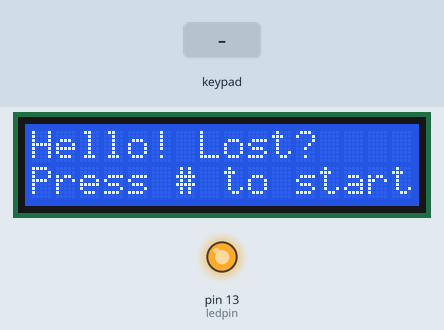
This sketch was run on a simulated Arduino Mega 2560, built with avr-gcc and run on an emulated ATmega2560. On the bench: 16×2 character LCD, output pins drawn as LEDs (lit = HIGH). Inputs (shaded band) come from the test bench. What the sketch prints to the serial monitor is not drawn.

Above: at 1.2 s.
1.3 s: key '#' pressed
At 2.5 s:
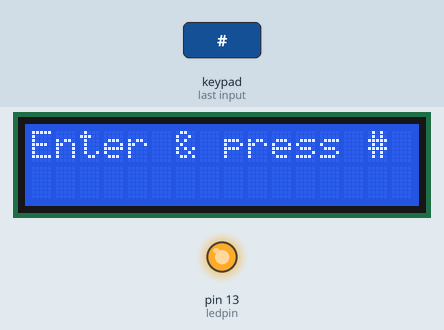
2.8 s: keypad keys 3 5 4 9 5 1 5 3 # pressed 0.4 s apart
At 7.4 s:
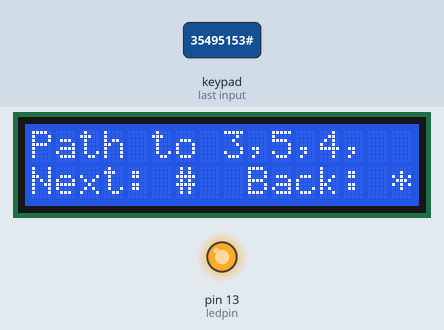
7.9 s: keypad keys 3 1 3 2 3 3 3 4 # pressed 0.4 s apart
At 11.4 s:
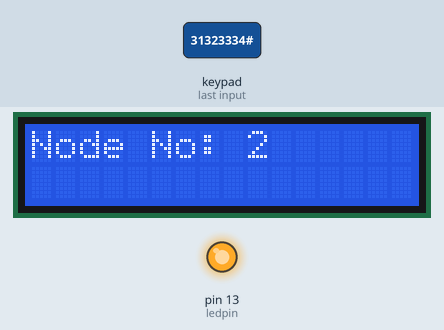
13.0 s: key '*' pressed
At 13.7 s:
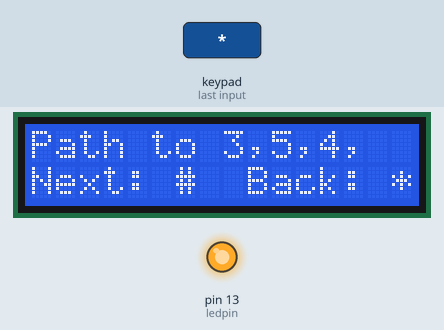
14.5 s: key 'D' pressed
At 15.0 s:
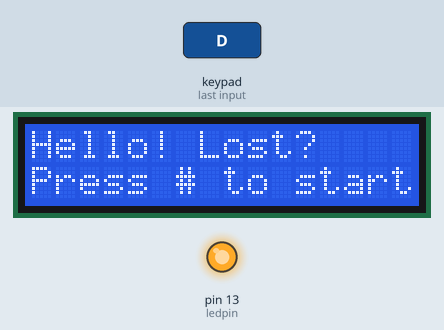
Timing chart, 0 to 17.0 s (numbered marks = the images above; inputs shaded):
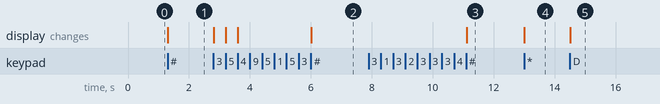

The sketch:

humanrouting.ino
```cpp
#include <Keypad.h>
#include <LiquidCrystal.h>

#define N 5
#define INF 0x7FFF

/*
 * Keyboard
 */
const byte ROWS = 4; // Four rows
const byte COLS = 4; // Three columns
// Define the Keymap
char keys[ROWS][COLS] = {
  {'1','2','3', 'A'},
  {'4','5','6', 'B'},
  {'7','8','9', 'C'},
  {'*','0','#', 'D'}
};
// Connect keypad ROW0, ROW1, ROW2 and ROW3 to these Arduino pins.
byte rowPins[ROWS] = { 35, 49, 51, 53 };
// Connect keypad COL0, COL1 and COL2 to these Arduino pins.
byte colPins[COLS] = { 31, 32, 33, 34 };

// 31, 32, 33, 34
// 35, 49, 51, 53

// Create the Keypad
Keypad kpd = Keypad( makeKeymap(keys), rowPins, colPins, ROWS, COLS );

#define ledpin 13

/*
 * LCD
 */
// initialize the library with the numbers of the interface pins
LiquidCrystal lcd(12, 11, 5, 4, 3, 2);

/*
 *  Our code
 *
 */
const int STATE_START = 0;
const int STATE_ENTER_DEST = 1;
const int STATE_SHOW_PATH = 2;

const int MAXDESTINATIONS = 4;
const int NODESCOUNT = 5;

int state = STATE_START;
int destinationsCount = 0;
int currentDestination = -1;
int destinations[MAXDESTINATIONS] = { -1, -1, -1 };

int pathCursor = -1;

int globalPath[N*N];
int globalPathCount = 0;

/**
 *
 *
 */

// alex function definitions
void getPath(int P[][N], int i, int j, int paths[], int k);    //, int paths[], int k
void node_compression(int dist[][N], int p[][N], int path[N], int paths[N][N][N], int compressed_nodes[][N], int nodes_of_interest[], int mapping_of_nodes[N], int nodes_of_interest_count);

// constantina function definitions
int finalizePath( int *minimum_path, int dist[N][N],int  ARRAY_SIZE, int id);
void swap(int *x, int *y);
void permute(int *a, int l, int r, int dist[N][N],int *minimum_distance, int *minimum_path, int ARRAY_SIZE, int id);


int CalculatePath(int id) {

  Serial.println("CalculatePath");

  // alex variables
  int dist[N][N];  // For some N
  int p[N][N];
  int path[N];
  int paths[N][N][N];
  int compressed_nodes[N][N];
  int i, j, k;
  int nodes_of_interest[N];
  int mapping_of_nodes[N];
  int nodes_of_interest_count;
  int final_path[N*N];

  // constantinas variables
  int min_dist= INF;
  int minimum_path[N];

  // NODES OF INTEREST
  for (i = 0; i < N; ++i) {
    nodes_of_interest[i] = 0;
    mapping_of_nodes[i] = -1;
  }

  // alex main
  nodes_of_interest_count = destinationsCount + 1;

  nodes_of_interest[id] = 1;

  for (int d = 0; d < destinationsCount; d++) {
      nodes_of_interest[destinations[d]] = 1;
  }

  /*nodes_of_interest[0] = 1;
  nodes_of_interest[1] = 0;
  nodes_of_interest[2] = 1;
  nodes_of_interest[3] = 1;
  nodes_of_interest[4] = 1;*/

  mapping_of_nodes[0] = id;

  for (int d = 0; d < destinationsCount; d++) {
      mapping_of_nodes[d + 1] = destinations[d];
  }


  /*
  mapping_of_nodes[0] = 0;
  mapping_of_nodes[1] = 2;
  mapping_of_nodes[2] = 3;
  mapping_of_nodes[3] = 4;
  mapping_of_nodes[4] = -1;*/


  for (int k = 0; k < N; k++)
  {
    //Serial.println(nodes_of_interest[k]);
    Serial.println(mapping_of_nodes[k]);
  }


  for (i = 0; i < N*N; ++i) {
    final_path[i] = -1;
  }

  // CREATE TOPOLOGY
  for (i = 0; i < N; ++i) {
    for (j = 0; j < N; ++j) {
      if (i == j) {
        dist[i][j] = 0;
        compressed_nodes[i][j] = 0;
      } else {
        dist[i][j] = INF;
        compressed_nodes[i][j] = INF;
      }
    }
  }

  dist[0][1] = 1;
  dist[1][2] = 1;
  dist[1][4] = 1;
  dist[2][1] = 1;
  dist[2][3] = 1;
  dist[3][2] = 1;
  dist[3][4] = 1;
  dist[4][1] = 1;
  dist[4][3] = 1;
  dist[1][0] = 1;
  dist[2][4] = 1;
  dist[4][2] = 1;

  // init parent matrix
  for (i = 0; i < N; i++) {
    for (j = 0; j < N; j++) {
      if (dist[i][j] != 0 && dist[i][j] != INF) {
        p[i][j] = i;
      } else {
        p[i][j] = -1;
      }
    }
  }

  node_compression(dist, p, path, paths, compressed_nodes, nodes_of_interest, mapping_of_nodes, nodes_of_interest_count);

  //// Serial.print("\n\n\n");

  for (i = 0; i < nodes_of_interest_count; ++i) {
    for (j = 0; j < nodes_of_interest_count; ++j) {
      //int idx = nodes_of_interest[i];
      //if (idx != -1 && paths[idx] == ) {
      // Serial.print("%d\t", compressed_nodes[i][j]);
      //}
    }
    // Serial.print("\n");
  }

  // printf("DIO SOU TOUTA\n");
  for (i = 0; i < N; ++i) {
    for (j = 0; j < N; ++j) {
      if (compressed_nodes[i][j] == INF) {
        // printf("INF\t");
      } else {
        // printf("%d\t", compressed_nodes[i][j]);
      }
    }
    // printf("\n");
  }

  // printf("%d\n", nodes_of_interest_count);
  // printf("OS DAME\n");

  // constantinas main
  int id_mapping = -1;
  for (i = 0; i < N; ++i) {
    if (mapping_of_nodes[i] == id) {
      id_mapping = i;
    }
  }

  if (id_mapping == -1) {
    // printf("SHOULD NEVER HAPPEN\n");
    return 1;
  }

  min_dist = finalizePath(minimum_path, compressed_nodes, nodes_of_interest_count, id_mapping);

    // printf("Minimum distance: %d\n", min_dist);
  // printf("%d %d %d \n", minimum_path[0],minimum_path[1],minimum_path[2]);

  for (i = 0; i < N; i++) {
    // printf("%d ", minimum_path[i]);
  }
  // printf("\n");


  int idx = 0;
  j = 0;
  while(idx < N-1 && minimum_path[idx] != -1 && minimum_path[idx+1] != -1) {
    i = 1;
    while (i < N && paths[mapping_of_nodes[minimum_path[idx+1]]][mapping_of_nodes[minimum_path[idx]]][i] != -1) {
      final_path[j] = paths[mapping_of_nodes[minimum_path[idx+1]]][mapping_of_nodes[minimum_path[idx]]][i];
      // printf("paths[mapping_of_nodes[minimum_path[idx+1]]][mapping_of_nodes[minimum_path[idx]]][i] : %d\n", paths[mapping_of_nodes[minimum_path[idx+1]]][mapping_of_nodes[minimum_path[idx]]][i]);
      // printf("mapping_of_nodes[minimum_path[idx]] : %d\n", mapping_of_nodes[minimum_path[idx]]);
      // printf("mapping_of_nodes[minimum_path[idx+1]] : %d\n", mapping_of_nodes[minimum_path[idx+1]]);
      // printf("minimum_path[idx] : %d\n", minimum_path[idx]);
      // printf("minimum_path[idx+1] : %d\n", minimum_path[idx+1]);
      // printf("idx : %d\n", idx);
      // printf("idx+1 : %d\n", idx+1);
      // printf("i : %d\n", i);
      // printf("j : %d\n", j);

      i++;
      j++;
    }
    idx++;
  }

  globalPathCount = 0;
  for (i = 0; i < N*N; i++) {
    if (final_path[i] == -1) {
      break;
    }

    globalPath[globalPathCount] = final_path[i];
    globalPathCount++;

    Serial.print(final_path[i], DEC);
    Serial.print("-");
  }

  return 0;
}


void getPath(int P[][N], int i, int j, int path[], int k) {
  if (i == j) {
    //// printf("%d ", i);
    path[k] = i;
    ++k;
  }
  else if (P[i][j] == -1) {
    //// printf("No Path");
    path[k] = -2;
    k = 0;
  }
  else {
    path[k] = j;
    ++k;
    getPath(P, i, P[i][j], path, k);
    //// printf("%d ", j);
  }
}

void node_compression(int dist[][N], int p[][N], int path[N], int paths[N][N][N], int compressed_nodes[][N], int nodes_of_interest[], int mapping_of_nodes[N], int nodes_of_interest_count) {

  int i, j, k;

  // Input data into dist, where dist[i][j] is the distance from i to j.

    for ( k = 0; k < N; k++ )
        for ( i = 0; i < N; i++ )
          for ( j = 0; j < N; j++ ) {
              //dist[i][j] = min( dist[i][j], dist[i][k] + dist[k][j] );
              if (dist[i][k] == INF || dist[k][j] == INF) {
          continue;
        }
        if (dist[i][j] > dist[i][k] + dist[k][j]) {
          dist[i][j] = dist[i][k] + dist[k][j];
          p[i][j] = p[k][j];
        }
      }
  // Now the shortest distance between i and j will be in dist[i][j].

  // printf("\nShortest Paths\n--------------------------------\n\n");
  // printf("\t");
    for (int i = 0; i < N; ++i) {
    // printf("%d\t", i);
  }
  // printf("\n");
  for (int i = 0; i < N; ++i) {
    // printf("%d\t", i);
    for (int j = 0; j < N; ++j) {
      // printf("%d\t", dist[i][j]);
    }
    // printf("\n");
  }


  for (i = 0; i < N; ++i) {
    for (j = 0; j < N; ++j) {
      if (nodes_of_interest[i] == 1 && nodes_of_interest[j] == 1) {
        for (k = 0; k < N; ++k) {
          path[k] = -1;
        }
        // printf("Path from %d to %d: ", i, j );
        getPath(p, i, j, path, 0);
        int len = 0;
        while (path[++len]!=-1);
        // printf("len = %d\n", len);
        int interesting = 1;
        if (len == 1) {
          interesting = 0;
        }
        for (k = 1; k < (len-1); ++k) {
          if (nodes_of_interest[path[k]] == 1) {
            interesting = 0;
          }
        }
        if (interesting == 1) {
          int x, y;
          for (k = 0; k < N; ++k) {
            if (mapping_of_nodes[k] == i) {
              x = k;
            }
            if (mapping_of_nodes[k] == j) {
              y = k;
            }
          }
          compressed_nodes[x][y] = dist[i][j];
          for (k = 0; k < N; ++k) {
            // printf("%d\t", path[k]);
            paths[i][j][k] = path[k];
          }
          // printf("\n");
        }

      } //else {
        //for (k = 0; k < N; ++k) {
        //  path[k] = -5;
        //}
      //}
    }
  }


  for (i = 0; i < nodes_of_interest_count; ++i) {
    for (j = 0; j < nodes_of_interest_count; ++j) {
      //int idx = nodes_of_interest[i];
      //if (idx != -1 && paths[idx] == ) {
      // printf("%d\t", compressed_nodes[i][j]);
      //}
    }
    // printf("\n");
  }
}

// CONSTANTINA ALG

void swap(int *x, int *y)
{
    int temp;
    temp = *x;
    *x = *y;
    *y = temp;
}

void permute(int *a, int l, int r, int dist[N][N],int *minimum_distance, int *minimum_path, int ARRAY_SIZE, int id)
{
   int i;
   int c1,c2;
   int distance=0;
   if (l == r){
      if (id == a[0]) {
          // printf("%d %d %d \n", a[0],a[1],a[2]);
          // printf("%d %d\n", dist[a[0]][a[1]], dist[a[1]][a[2]] );
          // printf("======\n");
          for (c1=0; c1<ARRAY_SIZE-1; ++c1){
              if (distance == INF || dist[a[c1]][a[c1+1]] == INF) {
                distance = INF;
              } else {
                distance = distance + dist[a[c1]][a[c1+1]] ;
              }

          }
        // printf("distance is: %d\n", distance);
        // printf("======\n");
        if (*minimum_distance > distance){
          *minimum_distance = distance;
          for (c2=0; c2<ARRAY_SIZE; ++c2){
            minimum_path[c2] = a[c2];
        }
          // printf("Current Min Path\n\n");
          // printf("%d %d %d\n", a[0],a[1],a[2]);
          // printf("%d %d %d\n", minimum_path[0],minimum_path[1],minimum_path[2]);
          // printf("\n\n");
      }
    }
  }
   else
   {
       for (i = l; i <= r; i++)
       {
          swap((a+l), (a+i));
          permute(a, l+1, r, dist,minimum_distance, minimum_path, ARRAY_SIZE, id);
          swap((a+l), (a+i));
       }
   }
}

int finalizePath( int *minimum_path, int dist[N][N],int  ARRAY_SIZE, int id){
  int str[N] ;
  int i=0;
  int minimum = INF;
  for (i=0; i<N; i++){
    minimum_path[i]=-1;
    str[i]=i;
  }
    permute(str, 0, ARRAY_SIZE-1, dist, &minimum, minimum_path, ARRAY_SIZE, id);

    // printf("Minimum distance: %d\n", minimum);
  // printf("%d %d %d \n", minimum_path[0],minimum_path[1],minimum_path[2]);
  return minimum;

}

/**
 *  END
 *
 */

class NodeObj {
 public:
   NodeObj(){
      _nodeId = "";
      _distance = 0;
      _dir = 0;
   }
   NodeObj(String nodeId, int distance, int dir)
   {
      _nodeId = nodeId;
      _distance = distance;
      _dir = dir;
   }

   String getNodeTextMain()
   {
      // 5 chars
      String t = "Node:";

      // 4 chars
      t.concat(_nodeId);

      // max 5 chars
      t.concat(this->getDistance());
      return t;
   }

   String getNodeTextSec()
   {
      // 4 chars
      String t = "Dir:";

      return t;
   }

   String getDistance()
   {
      String d = "";
      if (_distance < 1000)
      {
          d.concat(_distance);
          d.concat("m");
      } else {
          d.concat(_distance / 1000);
          d.concat("km");
      }
      return d;
   }

   String getDirection()
   {

   }

 private:
   String _nodeId;

   // distance and direction to reach nodeId
   int _distance;
   int _dir;
};

bool DestinationExists(int destination)
{
  for (int i = 0; i < min(destinationsCount, MAXDESTINATIONS); i++)
  {
    if (destinations[i] == destination) {
      return true;
    }
  }
  return false;
}

void PushDestination(int destination)
{
  // Exists
  if (DestinationExists(destination)) {
    return;
  }

  // Add Destination
  destinations[destinationsCount] = destination;
  destinationsCount ++;
}

void PopDestination()
{
  destinations[destinationsCount] = -1;
  destinationsCount --;
}

void CleanDestinations()
{
  destinationsCount = 0;
  for (int i = 0; i < MAXDESTINATIONS; i++) {
    destinations[i] = -1;
  }
}

String GetDestinationText()
{
  String t = "";
  for (int i = 0; i < min(destinationsCount, MAXDESTINATIONS); i++)
  {
    t.concat(destinations[i] + 1);
    if (i == MAXDESTINATIONS - 1) {
      t.concat(".");
    } else {
      t.concat(",");
    }
  }
  return t;
}

String transformText(String text)
{
  int len = 16 - text.length();
  String space = "";
  for( int i = 0; i < len; i++)
  {
    space.concat(" ");
  }

  text.concat(space);
  return text;
}

void printMain(String text)
{
  // set the cursor to column 0, line 1
  // (note: line 1 is the second row, since counting begins with 0):
  lcd.setCursor(0, 0);
  lcd.print(transformText(text));
}

void printInput(String input)
{
  // set the cursor to column 0, line 1
  // (note: line 1 is the second row, since counting begins with 0):
  lcd.setCursor(0, 1);
  lcd.print(transformText(input));
}

/*
 * SETUP
 */
void setup() {
  // put your setup code here, to run once:

  pinMode(ledpin,OUTPUT);
  digitalWrite(ledpin, HIGH);
  Serial.begin(9600);

  // set up the LCD's number of columns and rows:
  lcd.begin(16, 2);
  // Print a message to the LCD.
  lcd.print("hello!");
}

/*
 * LOOP
 */
void loop() {
  // put your main code here, to run repeatedly:
  char key = kpd.getKey();
  if(key)  // Check for a valid key.
  {
    switch (key)
    {
      case '*':
        if (state == STATE_SHOW_PATH) {
          pathCursor = max(pathCursor - 1, -1);
        }
        break;
      case '#':
        if (state == STATE_START) {
          state = STATE_ENTER_DEST;
        } else if (state == STATE_ENTER_DEST) {
          // calculate path
          // Serial.println("Calculate Path");
          CalculatePath(0);
          state = STATE_SHOW_PATH;
        } else if (state == STATE_SHOW_PATH) {
          pathCursor = min(pathCursor + 1, globalPathCount);
        }
        break;
      case 'D':
        if (state == STATE_ENTER_DEST) {
          // Clean path
          CleanDestinations();
        } else if (state == STATE_SHOW_PATH) {
          // RESET
          state = STATE_START;
          pathCursor = -1;
          CleanDestinations();
        }
        break;
      case '0':
        if (state == STATE_ENTER_DEST) {
          PopDestination();
        }
        break;
      case '1':
        break;
      default:
        if (state == STATE_ENTER_DEST) {
          if ('1' <= key && key <= '5') {
            currentDestination = key - 49;
            PushDestination(key - 49); // '1' becomes 0
          }
        }
    }
  }

  if (state == STATE_START)
  {
    printMain("Hello! Lost?");
    printInput("Press # to start");
    return;
  }

  if (state == STATE_ENTER_DEST)
  {
    String allDestinations = GetDestinationText();

    printMain("Enter & press #");
    printInput(allDestinations);
    return;
  }

  if (state == STATE_SHOW_PATH)
  {
    if (pathCursor < 0) {
      String maintext = "Path to ";
      maintext.concat(GetDestinationText());

      printMain(maintext);
      printInput("Next: #  Back: *");
    }

    if (0 <= pathCursor && pathCursor < globalPathCount) {

      String main = "Node No: ";

      main.concat(globalPath[pathCursor] + 1);

      printMain(main);
      printInput("");
    }
    return;
  }
}
```

Measured:
- after the input at 1.3 s, the display: changes at once (image 1)
- after the input at 2.8 s, the display: first changes at once (image 2 shows a later state)
- after the input at 7.9 s, the display: changes after 3.2 s (image 3)
- after the input at 13.0 s, the display: changes at once (image 4)
- after the input at 14.5 s, the display: changes at once (image 5)
